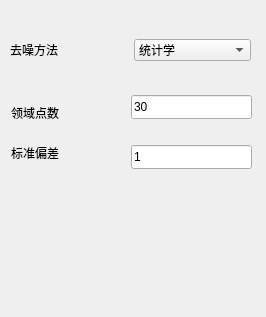
<?xml version="1.0" encoding="UTF-8"?>
<ui version="4.0">
 <class>Form</class>
 <widget class="QWidget" name="Form">
  <property name="geometry">
   <rect>
    <x>0</x>
    <y>0</y>
    <width>266</width>
    <height>317</height>
   </rect>
  </property>
  <property name="windowTitle">
   <string>点云滤波</string>
  </property>
  <widget class="QStackedWidget" name="stackedWidget">
   <property name="geometry">
    <rect>
     <x>11</x>
     <y>75</y>
     <width>260</width>
     <height>191</height>
    </rect>
   </property>
   <property name="frameShape">
    <enum>QFrame::NoFrame</enum>
   </property>
   <property name="currentIndex">
    <number>0</number>
   </property>
   <widget class="QWidget" name="page">
    <widget class="QLabel" name="label_2">
     <property name="geometry">
      <rect>
       <x>0</x>
       <y>30</y>
       <width>60</width>
       <height>16</height>
      </rect>
     </property>
     <property name="text">
      <string>领域点数</string>
     </property>
    </widget>
    <widget class="QLabel" name="label_3">
     <property name="geometry">
      <rect>
       <x>0</x>
       <y>70</y>
       <width>60</width>
       <height>16</height>
      </rect>
     </property>
     <property name="text">
      <string>标准偏差</string>
     </property>
    </widget>
    <widget class="QLineEdit" name="stddev">
     <property name="geometry">
      <rect>
       <x>120</x>
       <y>70</y>
       <width>121</width>
       <height>24</height>
      </rect>
     </property>
     <property name="text">
      <string>1</string>
     </property>
    </widget>
    <widget class="QLineEdit" name="meanK">
     <property name="geometry">
      <rect>
       <x>120</x>
       <y>20</y>
       <width>121</width>
       <height>24</height>
      </rect>
     </property>
     <property name="text">
      <string>30</string>
     </property>
    </widget>
   </widget>
   <widget class="QWidget" name="page_2"/>
  </widget>
  <widget class="QWidget" name="layoutWidget">
   <property name="geometry">
    <rect>
     <x>10</x>
     <y>10</y>
     <width>241</width>
     <height>51</height>
    </rect>
   </property>
   <layout class="QVBoxLayout" name="verticalLayout">
    <item>
     <spacer name="verticalSpacer">
      <property name="orientation">
       <enum>Qt::Vertical</enum>
      </property>
      <property name="sizeHint" stdset="0">
       <size>
        <width>20</width>
        <height>40</height>
       </size>
      </property>
     </spacer>
    </item>
    <item>
     <layout class="QHBoxLayout" name="horizontalLayout">
      <item>
       <widget class="QLabel" name="label">
        <property name="text">
         <string>去噪方法</string>
        </property>
       </widget>
      </item>
      <item>
       <widget class="QComboBox" name="comboBox">
        <item>
         <property name="text">
          <string>统计学</string>
         </property>
        </item>
        <item>
         <property name="text">
          <string>邻域点数滤波</string>
         </property>
        </item>
       </widget>
      </item>
     </layout>
    </item>
   </layout>
  </widget>
 </widget>
 <resources/>
 <connections>
  <connection>
   <sender>comboBox</sender>
   <signal>currentIndexChanged(int)</signal>
   <receiver>Form</receiver>
   <slot>filterMethodChanged(int)</slot>
   <hints>
    <hint type="sourcelabel">
     <x>181</x>
     <y>43</y>
    </hint>
    <hint type="destinationlabel">
     <x>599</x>
     <y>-61</y>
    </hint>
   </hints>
  </connection>
  <connection>
   <sender>meanK</sender>
   <signal>textEdited(QString)</signal>
   <receiver>Form</receiver>
   <slot>meanKChanged(QString)</slot>
   <hints>
    <hint type="sourcelabel">
     <x>146</x>
     <y>114</y>
    </hint>
    <hint type="destinationlabel">
     <x>283</x>
     <y>127</y>
    </hint>
   </hints>
  </connection>
  <connection>
   <sender>stddev</sender>
   <signal>textEdited(QString)</signal>
   <receiver>Form</receiver>
   <slot>stdDevChanged(QString)</slot>
   <hints>
    <hint type="sourcelabel">
     <x>221</x>
     <y>159</y>
    </hint>
    <hint type="destinationlabel">
     <x>302</x>
     <y>201</y>
    </hint>
   </hints>
  </connection>
 </connections>
 <slots>
  <slot>filterMethodChanged(int)</slot>
  <slot>meanKChanged(QString)</slot>
  <slot>stdDevChanged(QString)</slot>
 </slots>
</ui>
